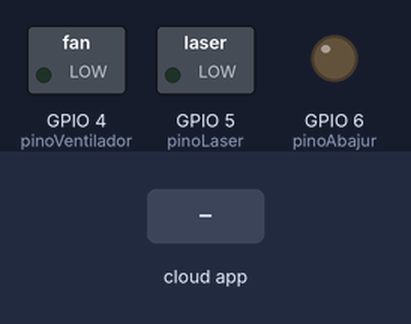
A program run on a simulated ESP8266 (NodeMCU). Shown: switched loads named in the program (green lamp = pin HIGH), output pins drawn as LEDs (lit = HIGH). Inputs (shaded band) come from the test bench. WiFi joins after 1.5 s; servers stay silent unless stated; what the program prints to the serial monitor is not drawn.

Above: at 2.7 s.
2.8 s: the phone or cloud app sets laser to 255
At 4.0 s:
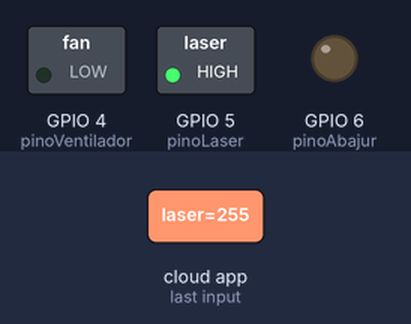
4.3 s: the phone or cloud app sets ventilador to 255
At 5.3 s:
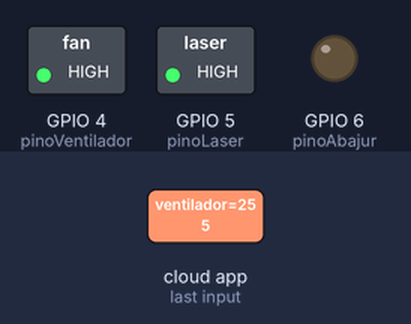
5.8 s: the phone or cloud app sets laser to 0
At 6.5 s:
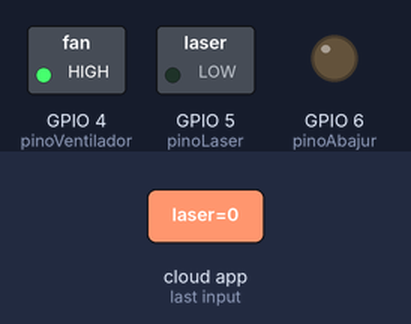
7.3 s: the phone or cloud app sets abajur to 0
At 7.6 s:
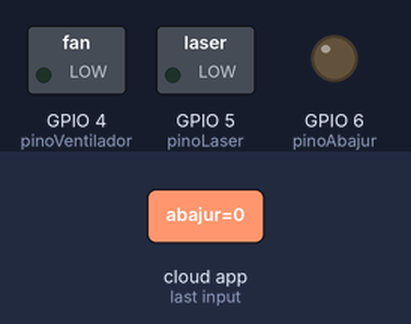
8.8 s: the phone or cloud app sets abajur to 255
At 9.9 s:
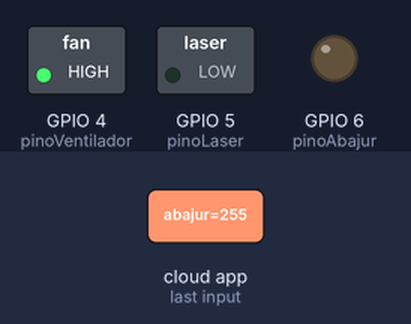
10.3 s: the phone or cloud app sets abajur to 64
At 11.1 s:
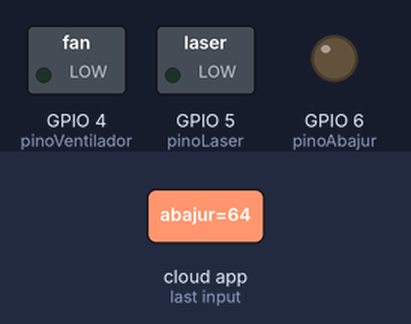
Timing chart, 0 to 12.8 s (numbered marks = the images above; inputs shaded):
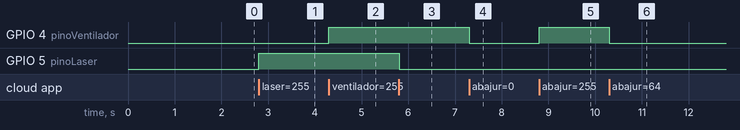

The program:

main.cpp
```cpp
#include <Arduino.h>
#include <ESP8266WiFi.h>
#include <Espalexa.h>

// Definições
#define pinoLaser 5
#define pinoVentilador 4
#define pinoAbajur 6

const char* SSID = "NOME_REDE";
const char* PASSWD = "SENHA_REDE";

Espalexa espalexa;

// Funções Bult-In
boolean connectWifi();
void controlerLaser(uint8_t brightness);
void controlerVentilador(uint8_t brightness);
void controlerAbajur(uint8_t brightness);

void setup() {

    pinMode(pinoLaser, OUTPUT);
    pinMode(pinoVentilador, OUTPUT);
    pinMode(pinoAbajur, OUTPUT);

    boolean wifiConnected = connectWifi();

    if (wifiConnected) {
        espalexa.addDevice("laser", controlerLaser);
        espalexa.addDevice("ventilador", controlerVentilador);
        espalexa.addDevice("abajur", controlerVentilador);
        espalexa.begin();
    } else {
        while (1) {
            Serial.println("Não foi possível conectar no WiFi.");
            delay(2500);
        }
    }

}

void loop() {
    espalexa.loop();
    delay(1);
}

// Verifica se a conexão com o WiFi foi bem sucedida
boolean connectWifi() {

    boolean state = true;
    int i = 0;

    WiFi.mode(WIFI_STA);
    WiFi.begin(SSID, PASSWD);

    Serial.println("Conectando no WiFi...");

    while (WiFi.status() != WL_CONNECTED) {
        delay(500);
        Serial.print(".");
        if (i > 20) {
            state = false;
            break;
        }
        i++;
    }
    return state;

}

void controlerLaser(uint8_t brightness) {
    if (brightness == 255) {
        digitalWrite(pinoLaser, HIGH);
        Serial.println("Laser ON");
    } else {
        digitalWrite(pinoLaser, LOW);
        Serial.println("Laser OFF");
    }
}

void controlerVentilador(uint8_t brightness) {
    if (brightness == 255) {
        digitalWrite(pinoVentilador, HIGH);
        Serial.println("Ventilador ON");
    } else {
        digitalWrite(pinoVentilador, LOW);
        Serial.println("Ventilador OFF");
    }
}

void controlerAbajur(uint8_t brightness) {
    if (brightness == 0) {
        digitalWrite(pinoVentilador, LOW);
        Serial.println("Ventilador OFF");
    } else {
        digitalWrite(pinoVentilador, brightness);
        Serial.println("Ventilador ON");
    }
}
```

Measured:
- after the input at 2.8 s, GPIO 5 (pinoLaser): LOW → HIGH at once
- after the input at 4.3 s, GPIO 4 (pinoVentilador): LOW → HIGH at once
- after the input at 5.8 s, GPIO 5 (pinoLaser): HIGH → LOW at once
- after the input at 7.3 s, GPIO 4 (pinoVentilador): HIGH → LOW at once
- after the input at 8.8 s, GPIO 4 (pinoVentilador): LOW → HIGH at once
- after the input at 10.3 s, GPIO 4 (pinoVentilador): HIGH → LOW at once
